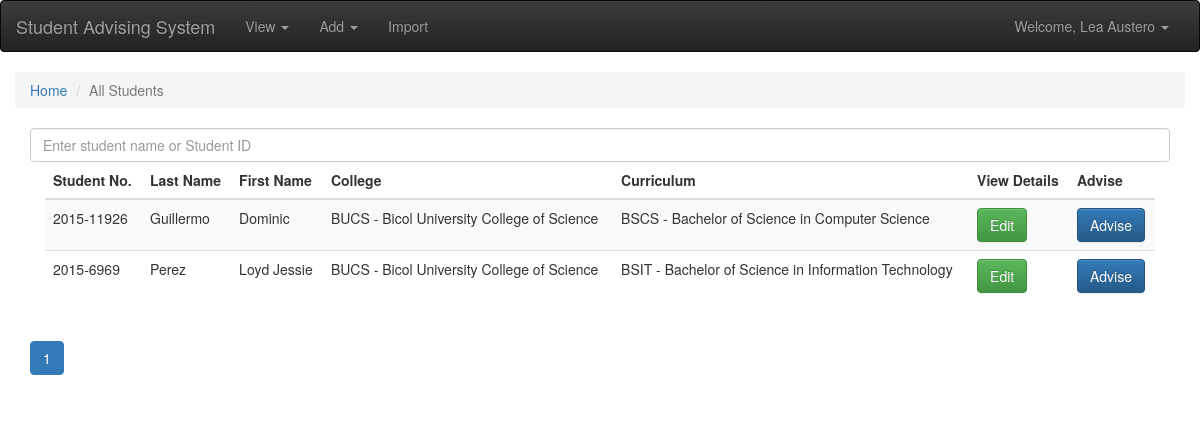
/view/students.php (signed in), run on the app's committed database.
### tables this page shows
CREATE TABLE `account` (
  `account_id` int(255) NOT NULL,
  `account_usern` varchar(11) NOT NULL,
  `account_pass` varchar(255) NOT NULL,
  `acc_fname` varchar(255) NOT NULL,
  `acc_lname` varchar(255) NOT NULL,
  `acc_type_id` int(255) NOT NULL,
  `acc_status` tinyint(2) NOT NULL COMMENT '0 for inactive; 1 for active; 2 for deactivated; 3 for reset'
);

CREATE TABLE `student` (
  `student_id` varchar(13) NOT NULL,
  `student_fname` varchar(256) NOT NULL,
  `student_lname` varchar(256) NOT NULL,
  `student_yrlvl` int(255) NOT NULL,
  `student_pict` varchar(255) NOT NULL,
  `college_id` int(255) NOT NULL,
  `curriculum_id` int(255) NOT NULL
);

CREATE TABLE `college` (
  `college_id` int(255) NOT NULL,
  `college_name` varchar(255) NOT NULL
);

CREATE TABLE `curriculum` (
  `curriculum_id` int(255) NOT NULL,
  `curriculum_name` varchar(255) NOT NULL,
  `college_id` int(11) NOT NULL
);

### globalincludes/loginauthen.php (called while the page is built, shortened)
<?php
	if(!isset($_SESSION['accid'])){
		switch ($pagelvl) {
			case '1':
				header("Location: login/login.php");
				break;
			case '2':
				header("Location: ../login/login.php");
				break;
			default:
				break;
		}
	}
	else{
		$sql = "SELECT * FROM account,acc_type WHERE account.acc_type_id = acc_type.acc_type_id AND account_id = '".$_SESSION['accid']."'";
		$result = $conn->query($sql);
		$row = $result->fetch_assoc();
		$accfname = $row['acc_fname'];
		$acclname = $row['acc_lname'];
	}
?>

### view/students.php (the view, shortened to what this page needs)
<?php
	include '../backend/connection.php';
	$pagelvl = "2";
	include '../globalincludes/loginauthen.php';
?>
<!DOCTYPE html>
<html>
	<head>
		<link rel="stylesheet" href="../css/bootstrap.min.css">
		<link rel="stylesheet" href="../css/bootstrap-theme.min.css">
	</head>
	<body>
		<?php include '../globalincludes/header.php';?>
		<div class="container-fluid">
			<ol class="breadcrumb">
			  <li><a href="../index.php">Home</a></li>
			  <li class="active">All Students</li>
			</ol>
			<div class="container-fluid">
				<input type="text" class="form-control" name="subjectsearchbar" placeholder="Enter student name or Student ID" id="searchbar">
				<div class="col-md-12">
					<div class="table-responsive">
						<table class="table table-striped">
							<thead>
								<tr>
									<th>Student No. </th>
									<th>Last Name</th>
									<th>First Name</th>
									<th>College</th>
									<th>Curriculum</th>
									<th>View Details</th>
									<th>Advise</th>
								</tr>
							</thead>
							<tbody id="tbodyallstud" class="pagina-tbl srch-rslt">
								<?php
									$sql = "SELECT * FROM student,college,curriculum WHERE student.college_id=college.college_id AND student.curriculum_id = curriculum.curriculum_id LIMIT 0,10";
									$result = $conn->query($sql);
									while($row = $result->fetch_assoc()){
										echo '
											<tr>
												<td>'.$row['student_id'].'</td>
												<td>'.$row['student_lname'].'</td>
												<td>'.$row['student_fname'].'</td>
												<td>'.$row['college_name'].'</td>
												<td>'.$row['curriculum_name'].'</td>
												<td><a href="../edit/student.php?studid='.$row['student_id'].'"><button class="btn btn-success">Edit</button></a></td>
												<td><a href="../advising/advise.php?studid='.$row['student_id'].'"><button class="btn btn-primary">Advise</button></a></td>
											</tr>
										';
									}
								?>
							</tbody>
						</table>
					</div>
				</div>
				<div id="pagina-sect">
					<?php
						$sql = "SELECT COUNT(*) AS TOTAL FROM student,college,curriculum WHERE student.college_id=college.college_id AND student.curriculum_id = curriculum.curriculum_id";
						$result = $conn->query($sql);
						$row = $result->fetch_assoc();
						$total = $row['TOTAL'];
						$numpages = $total/10;
						$pagenum = 10;
						$pagenumper = 0;
						echo '<input type="number" id="totpages" value="'.$numpages.'" hidden>
								<nav aria-label="Page Navigation">
								<ul class="pagination">';
						for($i=0;$i<$numpages;$i++){
							if($i==0)
								echo '<li class="active" id="page-'.$i.'"><a href="#" onclick="pagination('.$i.',6,0,'.$pagenum.')">'.($i+1).'</a></li>';
							else
								echo '<li class="" id="page-'.$i.'"><a href="#" onclick="pagination('.$i.',6,'.$pagenumper.','.($pagenum = $pagenumper+$pagenum).')">'.($i+1).'</a></li>';
						}
					?>
				</div>
			</div>
		</div>
	</body>
</html>

### globalincludes/header.php (shortened to what this page needs)
<?php
  if(isset($acctyid))
    if($acctyid == 1)
      $superadminpowers = '<li><a href="#" data-toggle="modal" data-target="#superadminpowers">Master Admin Privelleges</a></li>';
    else
      $superadminpowers = "";
    if($pagelvl=='2'){
        echo '
            <nav class="navbar navbar-inverse">
                <div class="container-fluid">
                  <div class="navbar-header">
                      <a class="navbar-brand" href="../index.php">Student Advising System</a>
                  </div>
                  <div class="collapse navbar-collapse" id="bs-example-navbar-collapse-1">
                    <ul class="nav navbar-nav">
                        <li class="dropdown">
                          <a href="#" class="dropdown-toggle" data-toggle="dropdown" role="button" aria-haspopup="true" aria-expanded="false">View <span class="caret"></span></a>
                        </li>
                        <li class="dropdown">
                          <a href="#" class="dropdown-toggle" data-toggle="dropdown" role="button" aria-haspopup="true" aria-expanded="false">Add <span class="caret"></span></a>
                        </li>
                        <li><a href="../import/import.php">Import</a></li>
                      </ul>
                      <ul class="nav navbar-nav navbar-right">
                        <li class="dropdown">
                            <a href="#" class="dropdown-toggle" data-toggle="dropdown" role="button" aria-haspopup="true" aria-expanded="false">Welcome, '.$accfname.' '.$acclname.' <span class="caret"></span></a>
                              '.$superadminpowers.'
                        </li>
                      </ul>
                  </div>
                </div>
            </nav>
            ';
    }
?>

### data on the page
account: acc_fname "Lea", acc_lname "Austero"
student: student_id "2015-11926", student_lname "Guillermo", student_fname "Dominic", college.college_name "BUCS - Bicol University College of Science", curriculum.curriculum_name "BSCS - Bachelor of Science in Computer Science"
student: student_id "2015-6969", student_lname "Perez", student_fname "Loyd Jessie", college.college_name "BUCS - Bicol University College of Science", curriculum.curriculum_name "BSIT - Bachelor of Science in Information Technology"
